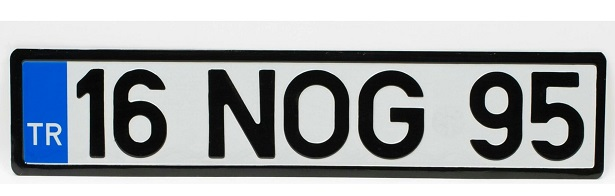
#> input picture bes.jpg, 615 x 196 px
$ python main.py   (older library calls are emulated)
#> lines starting #> are read from the running program, lines starting #| are printed output that depends on the picture; after the words box and inside, x2 and y2 are one past the last pixel; in counts of white or black regions, pixels touching at a corner belong together
import pytesseract
import cv2
import os
import numpy as np

# If you don't have tesseract executable in your PATH, include the following:
pytesseract.pytesseract.tesseract_cmd = r'C:\\Program Files\\Tesseract-OCR\\tesseract.exe'
# Example tesseract_cmd = r'C:\Program Files (x86)\Tesseract-OCR\tesseract'

# point to license plate image (works well with custom crop function)
gray = cv2.imread("bes.jpg", 0)
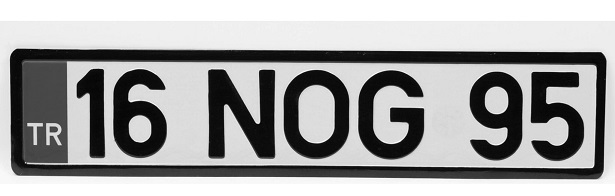
#> gray: shape (196, 615); min 0, max 255, mean 163.5
gray = cv2.resize(gray, None, fx=3, fy=3, interpolation=cv2.INTER_CUBIC)
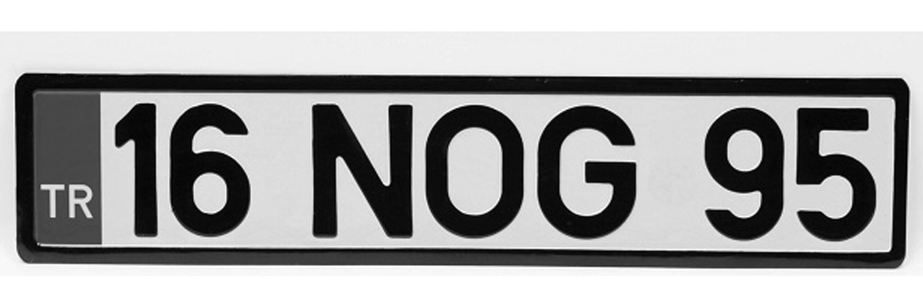
#> gray: shape (588, 1845) (shown at 1/2 size); min 0, max 255, mean 163.5
blur = cv2.GaussianBlur(gray, (5, 5), 0)
gray = cv2.medianBlur(gray, 3)
# perform otsu thresh (using binary inverse since opencv contours work better with white text)
ret, thresh = cv2.threshold(blur, 0, 255, cv2.THRESH_OTSU | cv2.THRESH_BINARY_INV)
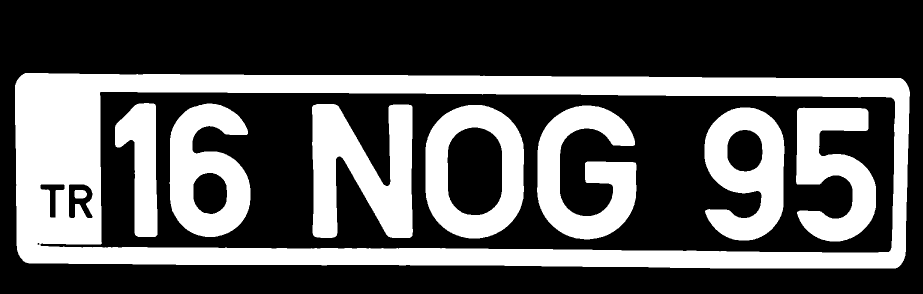
#> thresh: shape (588, 1845) (shown at 1/2 size); 33.9% white; 9 white regions, largest, box (x1, y1, x2, y2) and area: (30, 146, 1820, 537) 182763, (624, 208, 826, 476) 34385, (1074, 211, 1273, 479) 29416
#> ret = 131
cv2.imshow("Otsu", thresh)
cv2.waitKey(0)
rect_kern = cv2.getStructuringElement(cv2.MORPH_RECT, (3, 3))

# apply dilation
dilation = cv2.dilate(thresh, rect_kern, iterations=1)
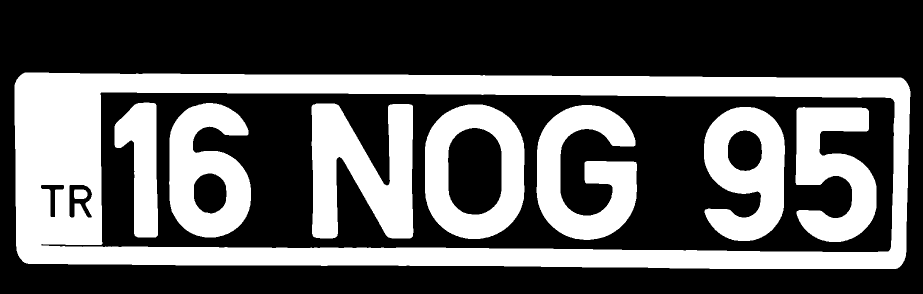
#> dilation: shape (588, 1845) (shown at 1/2 size); 35.6% white; 9 white regions
cv2.imshow("dilation", dilation)
cv2.waitKey(0)
# find contours
try:
    contours, hierarchy = cv2.findContours(dilation, cv2.RETR_TREE, cv2.CHAIN_APPROX_SIMPLE)
#> contours = 15 contours; largest, box (x1, y1, x2, y2) and area: (29, 145, 1821, 538) 680388, (81, 184, 1790, 505) 489826, (850, 209, 1049, 478) 45050, (623, 207, 827, 477) 35321, (338, 206, 502, 475) 32104
except:
    ret_img, contours, hierarchy = cv2.findContours(dilation, cv2.RETR_TREE, cv2.CHAIN_APPROX_SIMPLE)
sorted_contours = sorted(contours, key=lambda ctr: cv2.boundingRect(ctr)[0])
#> sorted_contours has the same summary as contours

# create copy of image
im2 = gray.copy()

plate_num = ""
# loop through contours and find letters in license plate
for cnt in sorted_contours:
    x, y, w, h = cv2.boundingRect(cnt)
    height, width = im2.shape

    # if height of box is not a quarter of total height then skip
    if height / float(h) > 6: continue
    ratio = h / float(w)
    # if height to width ratio is less than 1.5 skip
    if ratio < 0.5: continue
    area = h * w
    # if width is not more than 25 pixels skip
    if width / float(w) > 25: continue
    # if area is less than 100 pixels skip
    if area < 100: continue
    # draw the rectangle
    rect = cv2.rectangle(im2, (x, y), (x + w, y + h), (0, 255, 0), 2)
    roi = thresh[y - 5:y + h + 5, x - 5:x + w + 5]
    roi = cv2.bitwise_not(roi)
    roi = cv2.medianBlur(roi, 5)
    # cv2.imshow("ROI", roi)
    # cv2.waitKey(0)
#> (the run stopped early here; a loop or call above may not have finished)

$ run again, with tr.jpg copied over bes.jpg
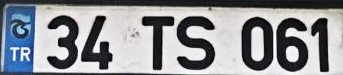
#> input picture tr.jpg, 343 x 75 px
#> `ret, thresh = cv2.threshold(blur, 0, 255, cv2.THRESH_OTSU | cv2.THRESH..`:
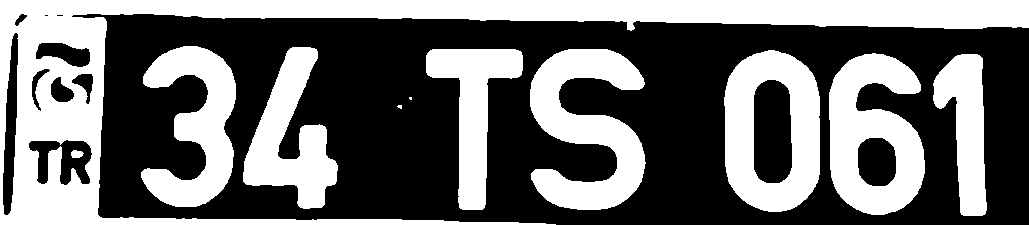
#> thresh: shape (225, 1029); 42.2% white; 11 white regions (2 under 20 px), largest, box (x1, y1, x2, y2) and area: (0, 0, 1029, 225) 40290, (530, 49, 646, 210) 10348, (829, 53, 925, 215) 9905
#> ret = 131
#> `dilation = cv2.dilate(thresh, rect_kern, iterations=1)`:
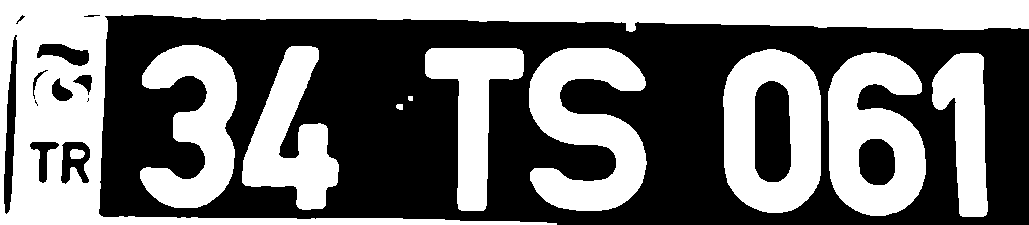
#> dilation: shape (225, 1029); 45.7% white; 11 white regions
#> contours = 26 contours, 5 with area under 20; largest, box (x1, y1, x2, y2) and area: (0, 0, 1029, 225) 45411, (723, 49, 821, 213) 13676, (828, 52, 926, 216) 11897, (529, 48, 647, 211) 10942, (140, 45, 237, 208) 8589
#> sorted_contours has the same summary as contours

$ run again, with turkije24.jpg copied over bes.jpg
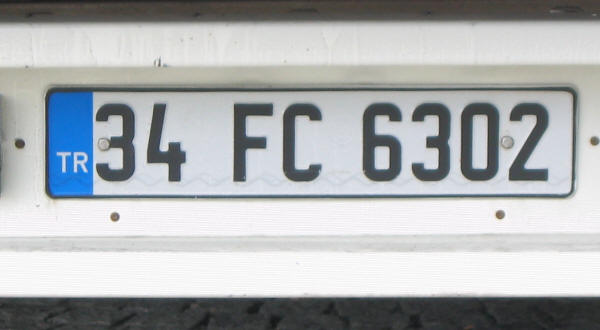
#> input picture turkije24.jpg, 600 x 330 px
#> `ret, thresh = cv2.threshold(blur, 0, 255, cv2.THRESH_OTSU | cv2.THRESH..`:
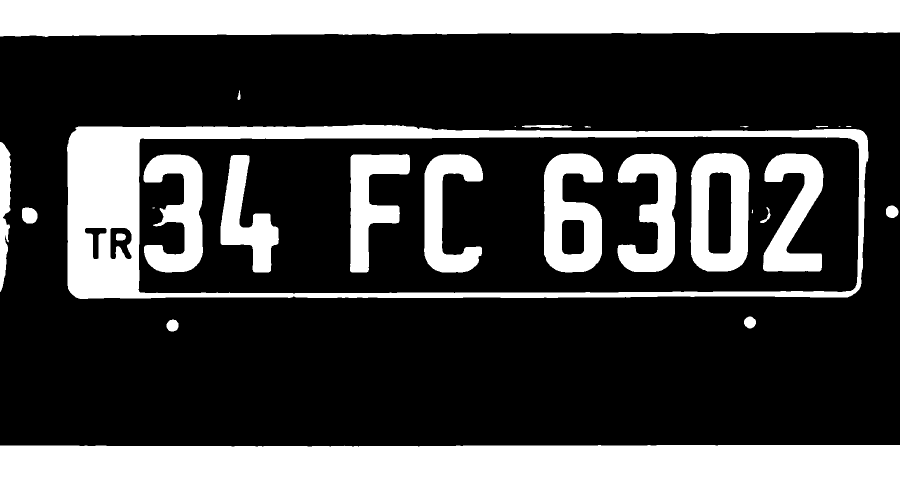
#> thresh: shape (990, 1800) (shown at 1/2 size); 29.4% white; 28 white regions (4 under 20 px), largest, box (x1, y1, x2, y2) and area: (0, 890, 1800, 990) 177930, (0, 0, 1800, 74) 122763, (134, 249, 1737, 598) 90698
#> ret = 146
#> `dilation = cv2.dilate(thresh, rect_kern, iterations=1)`:
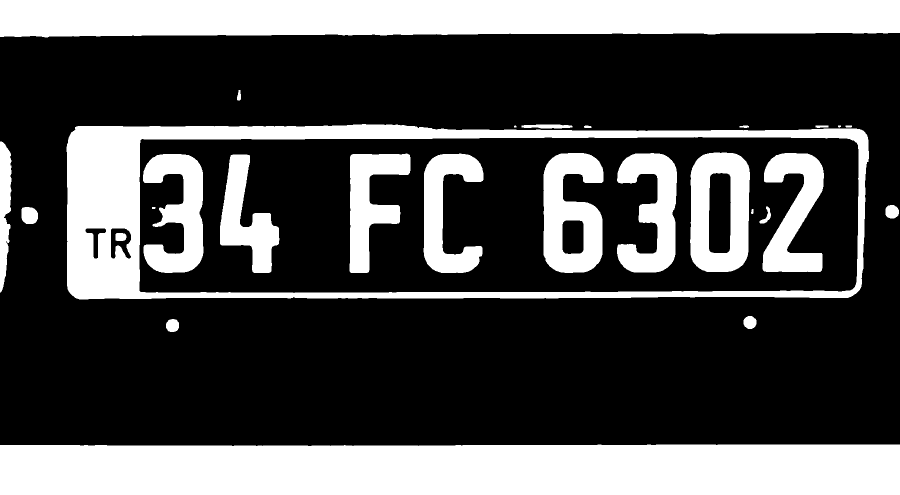
#> dilation: shape (990, 1800) (shown at 1/2 size); 30.6% white; 28 white regions (1 under 20 px)
#> contours = 34 contours, 4 with area under 20; largest, box (x1, y1, x2, y2) and area: (133, 248, 1738, 599) 539776, (278, 273, 1718, 587) 442103, (0, 889, 1800, 990) 177864, (0, 0, 1800, 75) 122752, (1380, 305, 1500, 544) 25916
#> sorted_contours has the same summary as contours
